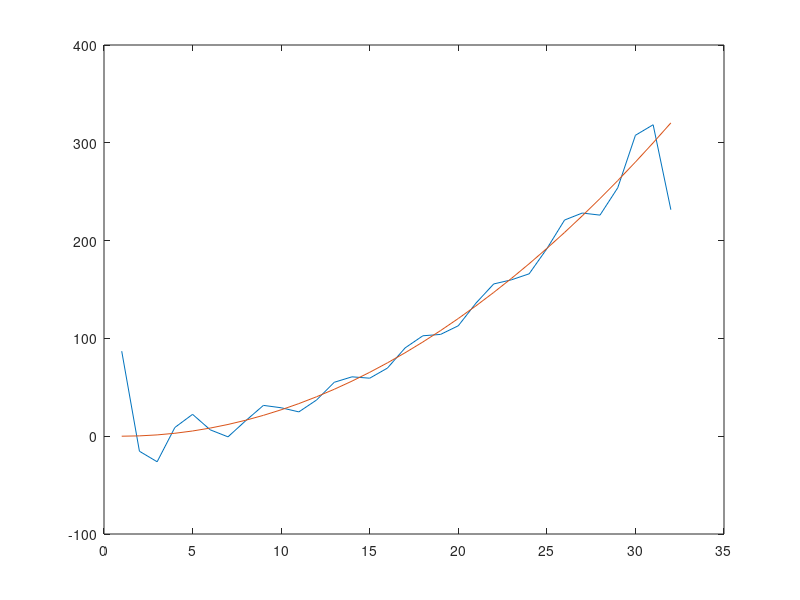
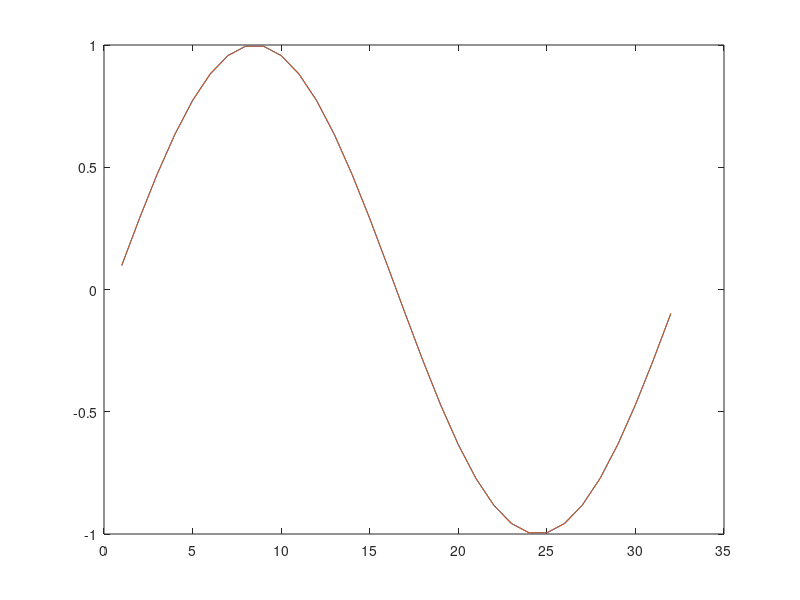

The MATLAB script that drew these images, in order:
X=[];
Y=[];

for i = 0:31
    X = [X;i^2/3];
    Y = [Y;sin((2*i+1)*pi/32)]
end

fX = fft(X);
fY = fft(Y);
fft_X = fft(X);
fft_Y = fft(Y);
abs_X = abs(fft_X);
abs_Y = abs(fft_Y);


[sort_X,index_X] = sortrows(abs_X,1);
[sort_Y,index_Y] = sortrows(abs_Y,1);

Xsmallest = index_X(1:17);
Ysmallest = index_Y(1:17);

for i = 1:17
    fft_X(index_X(i)) = 0;
    fft_Y(index_Y(i)) = 0;
end

ifft_X = ifft(fft_X);
ifft_Y = ifft(fft_Y);

figure(1);
plot(ifft_X);
hold on;
plot(X);

figure(2);
plot(ifft_Y);
hold on;
plot(Y);




